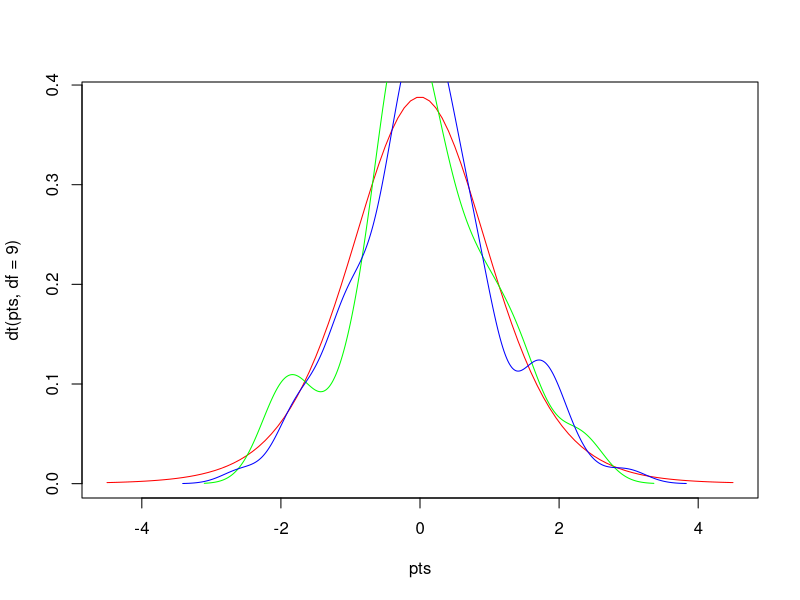

Generate this figure with R:
# Author: Brenda Makonyere,Date; 25 October 2024; Purpose; Calculate t test
# Create 2 dummy groups called x and y, using rmorm function () 


x = rnorm(50)
y = rnorm(100)

# Create a sequence of 100 pts from -4.5 to +4.5 
pts = seq(-4.5,4.5,length=100)

# Create a density plot of 100 pts between -4.5 to +4.5
plot(pts,dt(pts,df=9),col='red',type='l')
lines(density(x), col='green')
lines(density(y), col='blue')
ttest = t.test(x,y)
